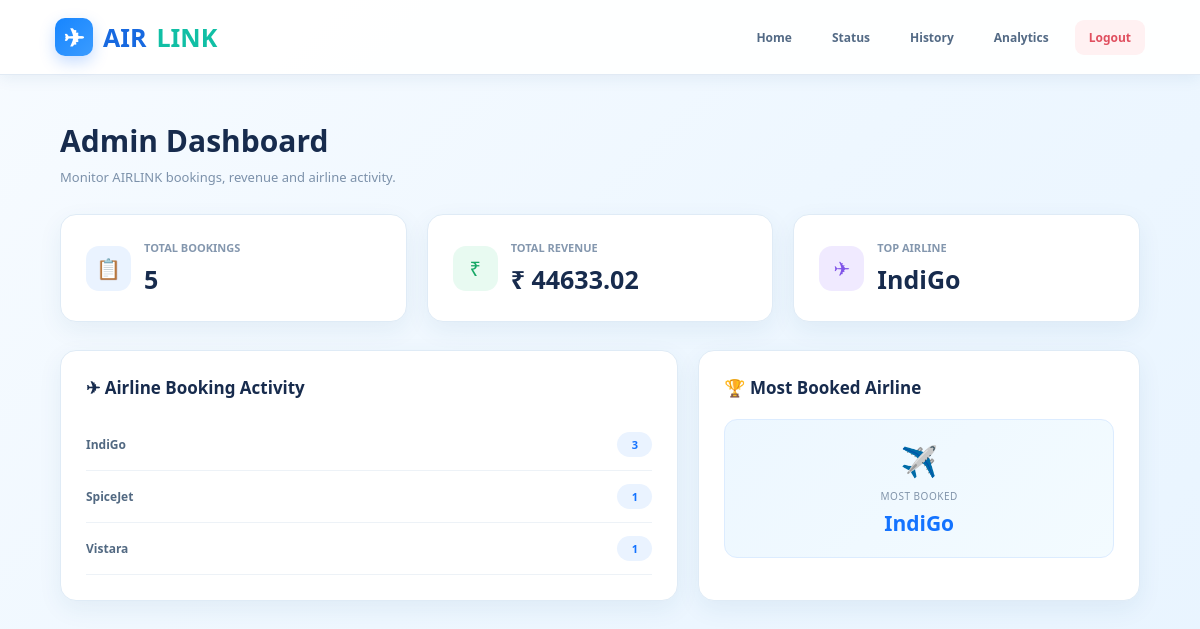
/admin (signed in), run on the app's committed database.
### tables this page shows
CREATE TABLE bookings (
    id INTEGER PRIMARY KEY AUTOINCREMENT,
    booking_id TEXT,
    passenger TEXT,
    source TEXT,
    destination TEXT,
    airline TEXT,
    price REAL,
    seat TEXT,
    pnr TEXT,
    date TEXT
);

### app.py (the view)
@app.route('/admin', methods=['GET', 'POST'])
def admin_dashboard():
    if "user" not in session:
        return redirect(url_for("login_page", next="admin"))
    conn = get_db()
    cursor = conn.cursor()
    cursor.execute("SELECT COUNT(*) FROM bookings")
    total_bookings = cursor.fetchone()[0]
    cursor.execute("SELECT SUM(price) FROM bookings")
    total_revenue = cursor.fetchone()[0] or 0
    cursor.execute(
        "SELECT airline, COUNT(*) FROM bookings GROUP BY airline"
    )
    data = cursor.fetchall()
    airline_count = {
        row[0]: row[1]
        for row in data
    }
    conn.close()
    if airline_count:
        top_airline = max(
            airline_count,
            key=airline_count.get
        )
    else:
        top_airline = "N/A"
    return render_template(
        "admin.html",
        total_bookings=total_bookings,
        total_revenue=round(float(total_revenue), 2),
        top_airline=top_airline,
        airline_data=airline_count
    )

### app.py (called while the page is built)
def get_db():
    conn = sqlite3.connect("airlink.db")
    conn.row_factory = sqlite3.Row
    return conn

### templates/admin.html (shortened to what this page needs)
<!DOCTYPE html>
<html lang="en">
<head>
    <link rel="stylesheet"
          href="{{ url_for('static', filename='style.css') }}">
</head>
<body>
<div class="admin-navbar">
    <div class="admin-logo">
        <div class="admin-logo-icon">
            ✈
        </div>
        AIR<span>LINK</span>
    </div>
    <div class="admin-nav-links">
        <a href="/home">
            Home
        </a>
        <a href="/booking-status">
            Status
        </a>
        <a href="/history">
            History
        </a>
        <a href="/analytics">
            Analytics
        </a>
        <a href="/logout"
           class="logout-btn">
            Logout
        </a>
    </div>
</div>
<div class="admin-container">
    <div class="admin-header">
        <h1>
            Admin Dashboard
        </h1>
        <p>
            Monitor AIRLINK bookings, revenue and airline activity.
        </p>
    </div>
    <div class="stats-grid">
        <div class="stat-card">
            <div class="stat-top">
                <div class="stat-icon blue-icon">
                    📋
                </div>
                <div>
                    <div class="stat-label">
                        TOTAL BOOKINGS
                    </div>
                    <div class="stat-value">
                        {{ total_bookings }}
                    </div>
                </div>
            </div>
        </div>
        <div class="stat-card">
            <div class="stat-top">
                <div class="stat-icon green-icon">
                    ₹
                </div>
                <div>
                    <div class="stat-label">
                        TOTAL REVENUE
                    </div>
                    <div class="stat-value">
                        ₹ {{ total_revenue }}
                    </div>
                </div>
            </div>
        </div>
        <div class="stat-card">
            <div class="stat-top">
                <div class="stat-icon purple-icon">
                    ✈
                </div>
                <div>
                    <div class="stat-label">
                        TOP AIRLINE
                    </div>
                    <div class="stat-value">
                        {{ top_airline }}
                    </div>
                </div>
            </div>
        </div>
    </div>
    <div class="dashboard-grid">
        <div class="dashboard-card">
            <h2>
                ✈ Airline Booking Activity
            </h2>
            {% if airline_data %}
                {% for airline, count in airline_data.items() %}
                <div class="airline-row">
                    <div class="airline-name">
                        {{ airline }}
                    </div>
                    <div class="airline-count">
                        {{ count }}
                    </div>
                </div>
                {% endfor %}
            {% else %}
                <p style="color:#8497ae;font-size:12px;">
                    No booking data available yet.
                </p>
            {% endif %}
        </div>
        <div class="dashboard-card">
            <h2>
                🏆 Most Booked Airline
            </h2>
            <div class="top-airline">
                <div class="top-airline-icon">
                    ✈️
                </div>
                <div class="top-airline-label">
                    Most Booked
                </div>
                <div class="top-airline-name">
                    {{ top_airline }}
                </div>
            </div>
        </div>
    </div>
</div>
</body>
</html>

### static/style.css (style rules this page uses)
* { box-sizing: border-box; }
html { scroll-behavior: smooth; }
body { margin: 0; font-family: 'Inter', 'Segoe UI', Arial, sans-serif; color: #14284b; background: #eef7ff; overflow-x: hidden; }

### templates/admin.html (style rules this page uses)
body { margin: 0; font-family: 'Segoe UI', Roboto, Arial, sans-serif; background: linear-gradient( 135deg, #f7fbff, #eef7ff, #e8f4ff ); color: #172b4d; min-height: 100vh; }
.admin-navbar { display: flex; justify-content: space-between; align-items: center; padding: 18px 55px; background: rgba(255,255,255,0.96); border-bottom: 1px solid #e1eaf4; box-shadow: 0 3px 15px rgba(30,80,130,0.08); }
.admin-logo { display: flex; align-items: center; gap: 10px; font-size: 25px; font-weight: 800; color: #1769e0; }
.admin-logo-icon { width: 38px; height: 38px; display: flex; align-items: center; justify-content: center; border-radius: 10px; background: linear-gradient( 135deg, #1685ff, #3b9cff ); color: white; box-shadow: 0 6px 15px rgba(30,120,255,0.25); }
.admin-logo span { color: #11bfa5; }
.admin-nav-links { display: flex; align-items: center; gap: 12px; }
.admin-nav-links a { text-decoration: none; padding: 9px 14px; border-radius: 9px; color: #536a85; font-size: 12px; font-weight: 600; transition: 0.25s; }
.logout-btn { color: #e04f5f !important; background: #fff1f2; }
.admin-container { width: 90%; max-width: 1150px; margin: 45px auto; }
.admin-header { margin-bottom: 28px; }
.admin-header h1 { margin: 0 0 7px; font-size: 30px; color: #172b4d; }
.admin-header p { margin: 0; color: #7c91aa; font-size: 13px; }
.stats-grid { display: grid; grid-template-columns: repeat(3, 1fr); gap: 20px; margin-bottom: 28px; }
.stat-card { padding: 25px; background: white; border: 1px solid #dfebf6; border-radius: 16px; box-shadow: 0 8px 25px rgba(30,80,130,0.07); transition: 0.25s; }
.stat-top { display: flex; align-items: center; gap: 13px; }
.stat-icon { width: 45px; height: 45px; display: flex; align-items: center; justify-content: center; border-radius: 13px; font-size: 20px; }
.blue-icon { background: #eaf3ff; color: #1473ff; }
.green-icon { background: #e8faf1; color: #16a765; }
.purple-icon { background: #f0eaff; color: #8054e8; }
.stat-label { color: #8497ae; font-size: 11px; font-weight: 600; }
.stat-value { margin-top: 7px; color: #172b4d; font-size: 25px; font-weight: 800; }
.dashboard-grid { display: grid; grid-template-columns: 1.4fr 1fr; gap: 20px; }
.dashboard-card { padding: 25px; background: white; border: 1px solid #dfebf6; border-radius: 16px; box-shadow: 0 8px 25px rgba(30,80,130,0.07); }
.dashboard-card h2 { margin: 0 0 20px; color: #172b4d; font-size: 17px; }
.airline-row { display: flex; justify-content: space-between; align-items: center; padding: 13px 0; border-bottom: 1px solid #edf2f7; }
.airline-name { color: #526982; font-size: 12px; font-weight: 600; }
.airline-count { min-width: 35px; padding: 5px 9px; text-align: center; border-radius: 15px; background: #eaf3ff; color: #1473ff; font-size: 11px; font-weight: 700; }
.top-airline { padding: 20px; border-radius: 13px; background: linear-gradient( 135deg, #edf7ff, #f3fbff ); border: 1px solid #dcecff; text-align: center; }
.top-airline-icon { font-size: 30px; margin-bottom: 8px; }
.top-airline-label { color: #8194aa; font-size: 10px; text-transform: uppercase; letter-spacing: 0.5px; }
.top-airline-name { margin-top: 6px; color: #1473ff; font-size: 21px; font-weight: 800; }

### data on the page
bookings: airline "IndiGo", id "3"
bookings: airline "SpiceJet", count "1"
bookings: airline "Vistara", count "1"

### other printed values
{{ total_bookings }} "5"
{{ total_revenue }} "44633.02"
{{ top_airline }} "IndiGo"
